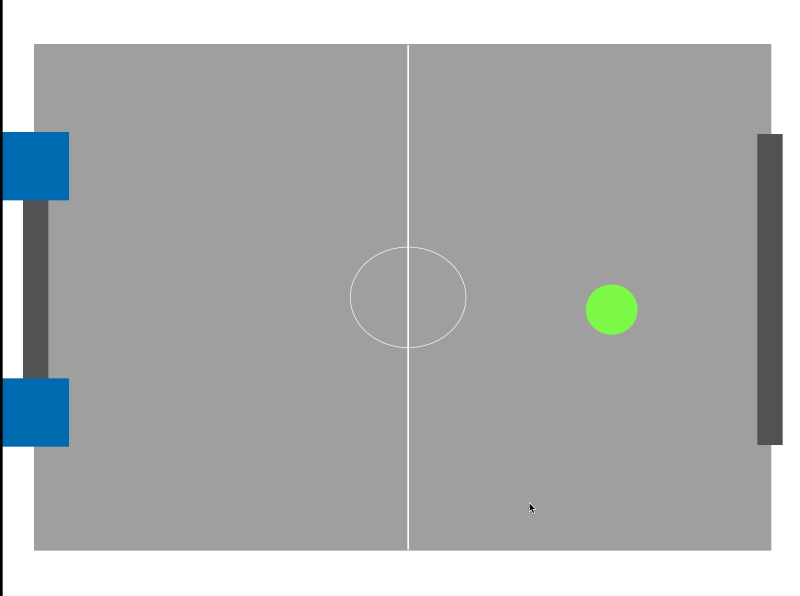
#> input picture frame 39 of prototype1/src/tracking/babyvideo.mov, 2400 x 1786 px (shown at 1/3 size)
$ python test_tracking.py --video babyvideo.mov
#> lines starting #> are read from the running program, lines starting #| are printed output that depends on the picture; after the words box and inside, x2 and y2 are one past the last pixel; in counts of white or black regions, pixels touching at a corner belong together
### prototype1/src/tracking/lib_tracking.py

# import the necessary packages
from collections import deque
from imutils.video import VideoStream
import cv2
import imutils
import time


class Tracker():

    def __init__(self, lowerColorGreen=(25, 80, 15),
                 upperColorGreen=(80, 255, 255),
                 lowerColorBlue=(100, 100, 20),
                 upperColorBlue=(125, 255, 255)):
        # define the lower and upper boundaries of the "yellow-green"
        # ball in the HSV color space, then initialize the
        # list of tracked points
        self.greenLower = lowerColorGreen
        self.greenUpper = upperColorGreen
        self.blueLower = lowerColorBlue
        self.blueUpper = upperColorBlue
        self.vs = None
        self.args = None

    def take_video(self, args, option):
        self.args = args
        if option == 1:
            self.vs = VideoStream(src=0).start()
        else:
            self.vs = cv2.VideoCapture(args["video"])
        # allow the camera or video file to warm up
        time.sleep(2.0)

    # [4 lines left out: function video_resolution, not called in this run]

    def find_contours(self, option):
        # keep looping
        # grab the current frame
#> called with option = 2
        self.frame = self.vs.read()
        # handle the frame from VideoCapture or VideoStream
        self.frame = self.frame[1] if self.args.get(
            "video", False) else self.frame
#> self.frame is the input picture: shape (1786, 2400, 3); mean B, G, R 175, 174.5, 171.9
        # if we are viewing a video and we did not grab a frame,
        # then we have reached the end of the video
        if self.frame is not None:
            # resize the frame, blur it, and convert it to the HSV
            # color space
            # resizing IMO (juan) is important so we can be sure that both the
            # coordonates of the goal and the ones of the ball are properly scaled
            # self.frame = imutils.resize(self.frame, width=600)
            blurred = cv2.GaussianBlur(self.frame, (11, 11), 0)
            hsv = cv2.cvtColor(blurred, cv2.COLOR_BGR2HSV)
#> hsv: shape (1786, 2400, 3); mean H, S, V 2.4, 5.8, 175.8

            # construct a mask for the color "green", then perform
            # a series of dilations and erosions to remove any small
            # blobs left in the mask
            if option == 1:
                mask = cv2.inRange(hsv, self.greenLower, self.greenUpper)
            else:
                mask = cv2.inRange(hsv, self.blueLower, self.blueUpper)
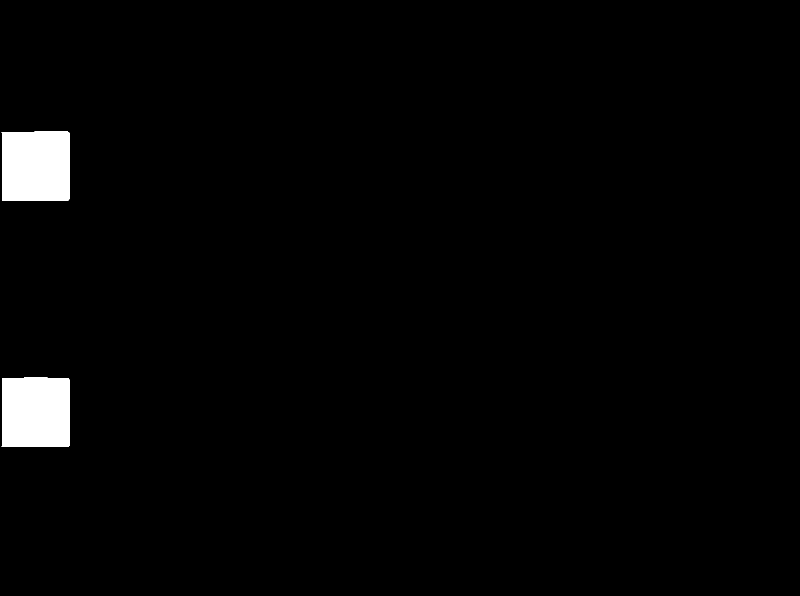
#> mask: shape (1786, 2400) (shown at 1/3 size); 1.9% white; 2 white regions, box (x1, y1, x2, y2) and area: (5, 395, 208, 603) 41712, (5, 1133, 208, 1341) 41712
            mask = cv2.erode(mask, None, iterations=2)
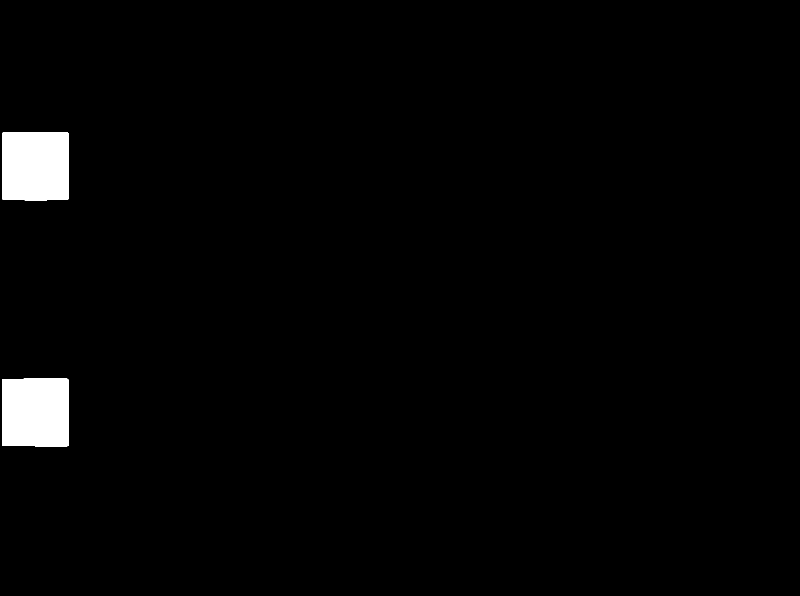
#> mask: shape (1786, 2400) (shown at 1/3 size); 1.9% white; 2 white regions, box (x1, y1, x2, y2) and area: (8, 397, 206, 601) 40086, (8, 1135, 206, 1339) 40086
            mask = cv2.dilate(mask, None, iterations=2)
#> mask: shape (1786, 2400); 1.9% white; 2 white regions

            # find contours in the mask and initialize the current
            # (x, y) center of the ball
            self.cnts = cv2.findContours(mask.copy(), cv2.RETR_EXTERNAL,
                                         cv2.CHAIN_APPROX_SIMPLE)
#> self.cnts = 2 contours; box (x1, y1, x2, y2) and area: (6, 1133, 208, 1341) 41306, (6, 395, 208, 603) 41306
            self.cnts = imutils.grab_contours(self.cnts)
            self.center = None

    def detect_goal(self):
        self.find_contours(2)
        # create list to store both points
        pts = deque(maxlen=10)
        # continue only if there are contours found
        if len(self.cnts) > 0:
            # loop over the contours
            for c in self.cnts:
                # find radius
                ((x, y), radius) = cv2.minEnclosingCircle(c)
                # find center only if radius is big enough
                if radius > 10:
                    # find center
                    M = cv2.moments(c)
                    if M["m00"] == 0:
                        M["m00"] = 0.0000001
                    self.center = (int(M["m10"] / M["m00"]),
                                   int(M["m01"] / M["m00"]))
                    pts.appendleft(self.center)
#> this loop made 2 passes
#> (x, y, radius, self.center) on passes 1 to 2: (105.5, 1237, 142.5, (106, 1236)), (105.5, 498, 142.5, (106, 498))
        return pts

    def __iter__(self):
        while True:
            self.find_contours(1)
            if self.frame is None:
                break
            # only proceed if at least one contour was found
            if len(self.cnts) > 0:
                # find the largest contour in the mask, then use
                # it to compute the minimum enclosing circle and
                # centroid
                c = max(self.cnts, key=cv2.contourArea)
                ((x, y), radius) = cv2.minEnclosingCircle(c)
                M = cv2.moments(c)
                if radius >= 3:
                    self.center = (int(M["m10"] / M["m00"]),
                                   int(M["m01"] / M["m00"]))
                    cv2.circle(self.frame, (int(x), int(y)), int(radius),
                               (0, 255, 255), 2)
                    cv2.circle(self.frame, self.center, 5, (0, 0, 255), -1)
                else:
                    yield None
            # show the frame to our screen
            cv2.imshow("Frame", self.frame)
            key = cv2.waitKey(1) & 0xFF
            key = cv2.waitKey(1) & 0xFF
            # if the 'q' key is pressed, stop the loop
            if key == ord("q"):
                break

            yield self.center

    # [5 lines left out: function close, not called in this run]

### prototype1/src/tracking/test_tracking.py
# USAGE
# python test_tracking.py --video babyvideo.mov
# python test_tracking.py
from lib_tracking import Tracker
import argparse

# construct the argument parse and parse the arguments
ap = argparse.ArgumentParser()
ap.add_argument("-v", "--video",
                help="path to the (optional) video file")
args = vars(ap.parse_args())

tracker = Tracker()

# if a video path was not supplied, grab reference to webcam (option 1)
if not args.get("video", False):
    tracker.take_video(args, 1)
else:
    # else, take video from file (option 2)
    tracker.take_video(args, 2)

#dim = tracker.video_resolution()
# print(dim)

goal_ctrs = tracker.detect_goal()
if len(goal_ctrs) != 2:
    raise Exception(
        "Error in detection of goal, points detected: {}".format(len(goal_ctrs)))
else:
    goal1 = goal_ctrs.popleft()
#> goal1 = (106, 498)
    goal2 = goal_ctrs.popleft()
#> goal2 = (106, 1236)
    print("goal location # 1 : {}".format(goal1))
#| goal location # 1 : (106, 498)
    print("goal location # 2 : {}".format(goal2))
#| goal location # 2 : (106, 1236)

for b in tracker:
#> in find_contours (call 2), `hsv = cv2.cvtColor(blurred, cv2.COLOR_BGR2HSV)`: hsv: shape (1786, 2400, 3); mean H, S, V 2.4, 5.8, 175.8
#> in find_contours (call 2), `mask = cv2.inRange(hsv, self.greenLower, self.greenUpper)`:
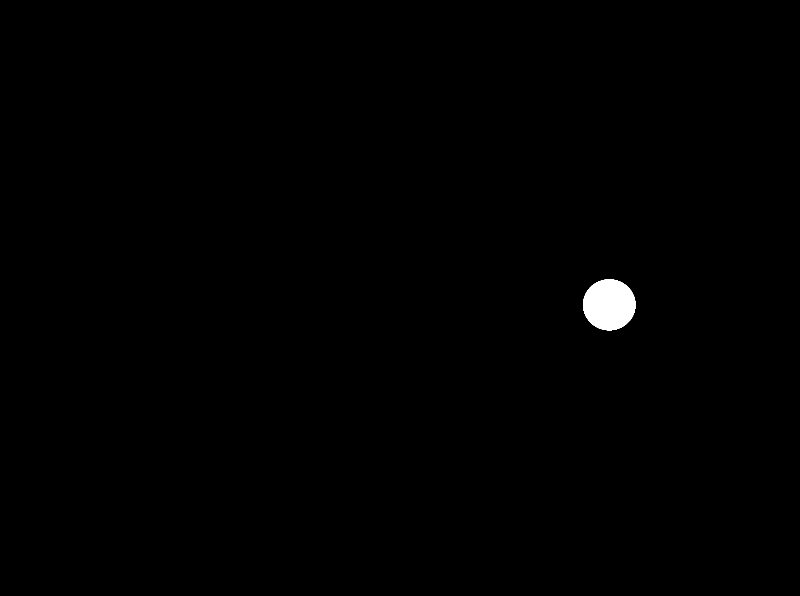
#> mask: shape (1786, 2400) (shown at 1/3 size); 0.44% white; 1 white region, box (x1, y1, x2, y2) and area: (1749, 838, 1907, 991) 18887
#> in find_contours (call 2), `mask = cv2.erode(mask, None, iterations=2)`: mask: shape (1786, 2400); 0.41% white; 1 white region
#> in find_contours (call 2), `self.cnts = cv2.findContours(mask.copy(), cv2.RETR_EXTERNAL, cv2.CHAIN..`: self.cnts = 1 contour; box (x1, y1, x2, y2) and area: (1749, 838, 1906, 991) 18666
    print("ball center: {}".format(b))

print("goal location # 1 : {}".format(goal1))
print("goal location # 2 : {}".format(goal2))

$ run again, starting later in the video
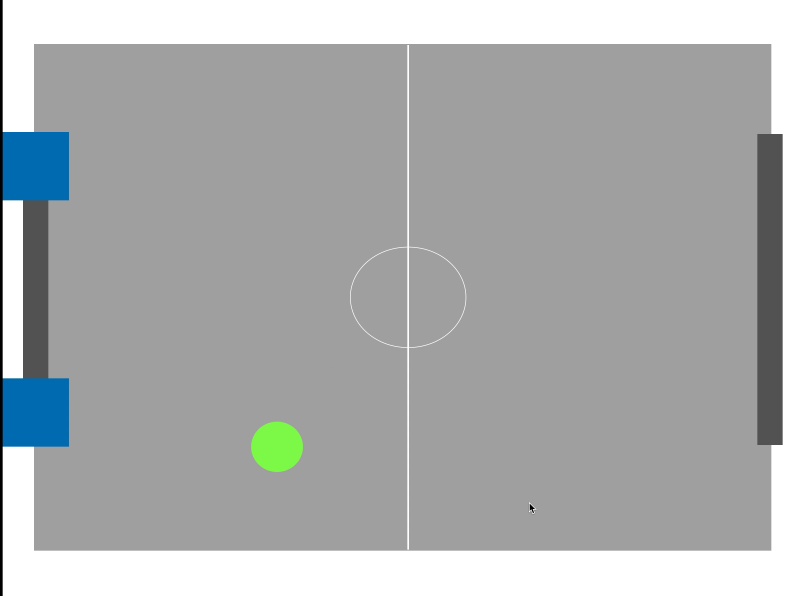
#> input picture frame 178 of prototype1/src/tracking/babyvideo.mov, 2400 x 1786 px (shown at 1/3 size)
#> in find_contours, self.frame is the input picture: shape (1786, 2400, 3); mean B, G, R 175, 174.5, 171.9
#> hsv: shape (1786, 2400, 3); mean H, S, V 2.4, 5.8, 175.8
#> in find_contours, `self.cnts = cv2.findContours(mask.copy(), cv2.RETR_EXTERNAL, cv2.CHAIN..`: self.cnts = 2 contours; box (x1, y1, x2, y2) and area: (6, 1133, 208, 1341) 41306, (6, 395, 208, 603) 41306
#> the loop in detect_goal, `for c in self.cnts:` made 2 passes
#> (x, y, radius, self.center) on passes 1 to 2: (105.5, 1237, 142.5, (106, 1236)), (105.5, 498, 142.5, (106, 498))
#> goal1 = (106, 498)
#> goal2 = (106, 1236)
#| goal location # 1 : (106, 498)
#| goal location # 2 : (106, 1236)
#> hsv: shape (1786, 2400, 3); mean H, S, V 2.4, 5.8, 175.8
#> in find_contours (call 2), `mask = cv2.inRange(hsv, self.greenLower, self.greenUpper)`:
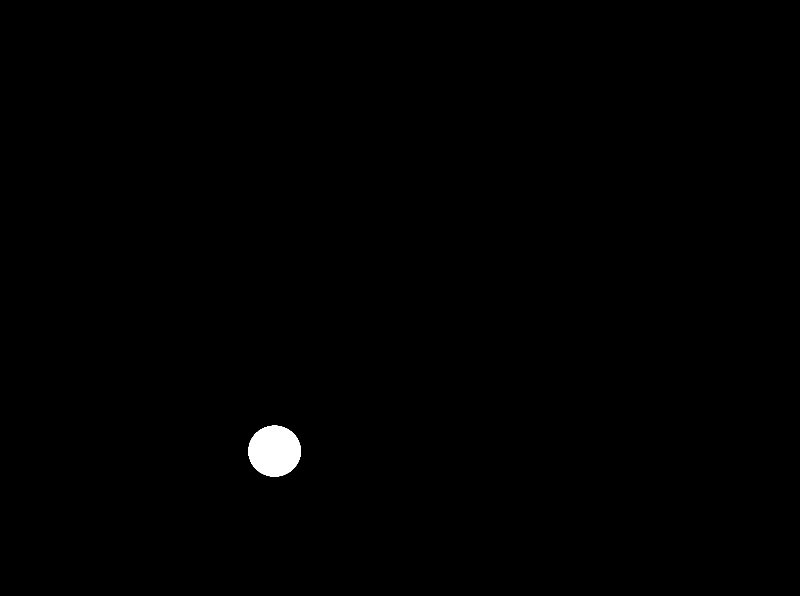
#> mask: shape (1786, 2400) (shown at 1/3 size); 0.44% white; 1 white region, box (x1, y1, x2, y2) and area: (745, 1277, 903, 1430) 18881
#> in find_contours (call 2), `self.cnts = cv2.findContours(mask.copy(), cv2.RETR_EXTERNAL, cv2.CHAIN..`: self.cnts = 1 contour; box (x1, y1, x2, y2) and area: (745, 1277, 902, 1430) 18660
